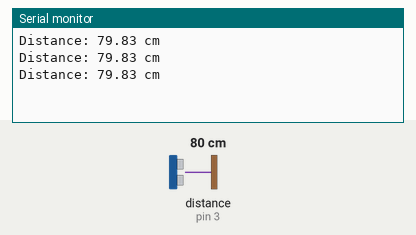
This sketch was run on a simulated Arduino Uno, built with avr-gcc and run on an emulated ATmega328P. Shown: the last lines printed to the serial monitor. Wiring (inferred from the names in the program): ultrasonic range finder: trigger pin 2; echo pin 3. The inputs (shaded band) are chosen by the test bench; at power-on: distance to the obstacle (sensor on pin 3) 80 cm. The echo pulse lasts 58.3 µs per cm.

Above: at 1.3 s.
1.4 s: distance to the obstacle (sensor on pin 3) set to 2 cm
At 1.9 s:
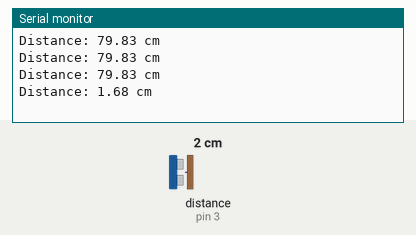
2.9 s: distance to the obstacle (sensor on pin 3) set to 4 cm
At 3.4 s:
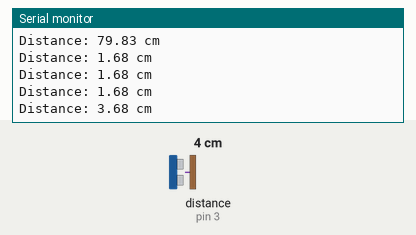
Timing chart, 0 to 5.9 s (numbered marks = the images above; inputs shaded):
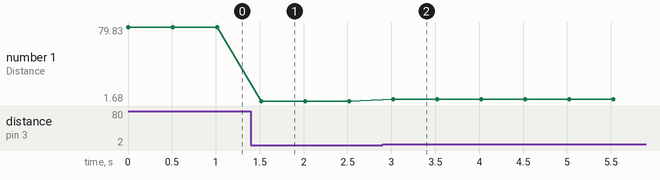

The sketch:

distanceandnano.ino
```cpp
// Define the pins
const int trigPin = 2;
const int echoPin = 3;

void setup() {
  // Initialize serial communication
  Serial.begin(115200);

  // Define the trigPin as an OUTPUT
  pinMode(trigPin, OUTPUT);

  // Define the echoPin as an INPUT
  pinMode(echoPin, INPUT);
}

void loop() {
  // Create a pulse for the HC-SR04
  digitalWrite(trigPin, LOW);
  delayMicroseconds(2);
  digitalWrite(trigPin, HIGH);
  delayMicroseconds(10);
  digitalWrite(trigPin, LOW);

  // Measure the echo duration
  long duration = pulseIn(echoPin, HIGH);

  // Calculate distance in centimeters
  float distance_cm = (duration / 2) / 29.1;

  // Print the distance to the serial monitor
  Serial.print("Distance: ");
  Serial.print(distance_cm);
  Serial.println(" cm");

  // Add a short delay between measurements
  delay(500);
}
```

Measured:
- after the input at 1.4 s, the serial monitor: prints a new line after 0.12 s (image 1)
- after the input at 2.9 s, the serial monitor: prints a new line after 0.12 s (image 2)
- plotted number 1: 79.83 → 1.68 after the input at 1.4 s, 1.68 → 3.68 after the input at 2.9 s
